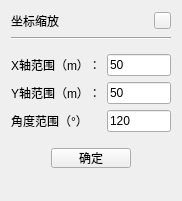
   <widget class="QWidget" name="wgt_scale" native="true">
    <property name="enabled">
     <bool>true</bool>
    </property>
    <property name="geometry">
     <rect>
      <x>180</x>
      <y>70</y>
      <width>182</width>
      <height>201</height>
     </rect>
    </property>
    <layout class="QVBoxLayout" name="verticalLayout_2">
     <property name="spacing">
      <number>6</number>
     </property>
     <item>
      <layout class="QHBoxLayout" name="horizontalLayout_2">
       <item>
        <widget class="QLabel" name="label_6">
         <property name="minimumSize">
          <size>
           <width>75</width>
           <height>0</height>
          </size>
         </property>
         <property name="text">
          <string>坐标缩放</string>
         </property>
        </widget>
       </item>
       <item>
        <spacer name="horizontalSpacer_2">
         <property name="orientation">
          <enum>Qt::Orientation::Horizontal</enum>
         </property>
         <property name="sizeHint" stdset="0">
          <size>
           <width>40</width>
           <height>20</height>
          </size>
         </property>
        </spacer>
       </item>
       <item>
        <widget class="QPushButton" name="btn_closeScale">
         <property name="minimumSize">
          <size>
           <width>17</width>
           <height>17</height>
          </size>
         </property>
         <property name="maximumSize">
          <size>
           <width>17</width>
           <height>17</height>
          </size>
         </property>
         <property name="font">
          <font>
           <bold>true</bold>
          </font>
         </property>
         <property name="styleSheet">
          <string notr="true">border-image: url(:/images/btn_close .png);</string>
         </property>
         <property name="text">
          <string/>
         </property>
        </widget>
       </item>
      </layout>
     </item>
     <item>
      <widget class="Line" name="line_2">
       <property name="orientation">
        <enum>Qt::Orientation::Horizontal</enum>
       </property>
      </widget>
     </item>
     <item>
      <layout class="QGridLayout" name="gridLayout_2">
       <property name="topMargin">
        <number>8</number>
       </property>
       <item row="1" column="0">
        <widget class="QLabel" name="label_8">
         <property name="text">
          <string>Y轴范围（m）：</string>
         </property>
        </widget>
       </item>
       <item row="0" column="1">
        <widget class="QLineEdit" name="lineEdit_xAxisRange">
         <property name="text">
          <string>50</string>
         </property>
        </widget>
       </item>
       <item row="0" column="0">
        <widget class="QLabel" name="label_7">
         <property name="text">
          <string>X轴范围（m）：</string>
         </property>
        </widget>
       </item>
       <item row="2" column="0">
        <widget class="QLabel" name="label_2">
         <property name="text">
          <string>角度范围（°）</string>
         </property>
        </widget>
       </item>
       <item row="1" column="1">
        <widget class="QLineEdit" name="lineEdit_yAxisRange">
         <property name="text">
          <string>50</string>
         </property>
        </widget>
       </item>
       <item row="2" column="1">
        <widget class="QLineEdit" name="lineEdit_angleRange">
         <property name="text">
          <string>120</string>
         </property>
        </widget>
       </item>
      </layout>
     </item>
     <item>
      <layout class="QHBoxLayout" name="horizontalLayout_9">
       <property name="topMargin">
        <number>10</number>
       </property>
       <item>
        <spacer name="horizontalSpacer_8">
         <property name="orientation">
          <enum>Qt::Orientation::Horizontal</enum>
         </property>
         <property name="sizeHint" stdset="0">
          <size>
           <width>40</width>
           <height>20</height>
          </size>
         </property>
        </spacer>
       </item>
       <item>
        <widget class="QPushButton" name="btn_setRange">
         <property name="minimumSize">
          <size>
           <width>50</width>
           <height>20</height>
          </size>
         </property>
         <property name="text">
          <string>确定</string>
         </property>
        </widget>
       </item>
       <item>
        <spacer name="horizontalSpacer_9">
         <property name="orientation">
          <enum>Qt::Orientation::Horizontal</enum>
         </property>
         <property name="sizeHint" stdset="0">
          <size>
           <width>40</width>
           <height>20</height>
          </size>
         </property>
        </spacer>
       </item>
      </layout>
     </item>
     <item>
      <spacer name="verticalSpacer_4">
       <property name="orientation">
        <enum>Qt::Orientation::Vertical</enum>
       </property>
       <property name="sizeHint" stdset="0">
        <size>
         <width>20</width>
         <height>40</height>
        </size>
       </property>
      </spacer>
     </item>
    </layout>
   </widget>
